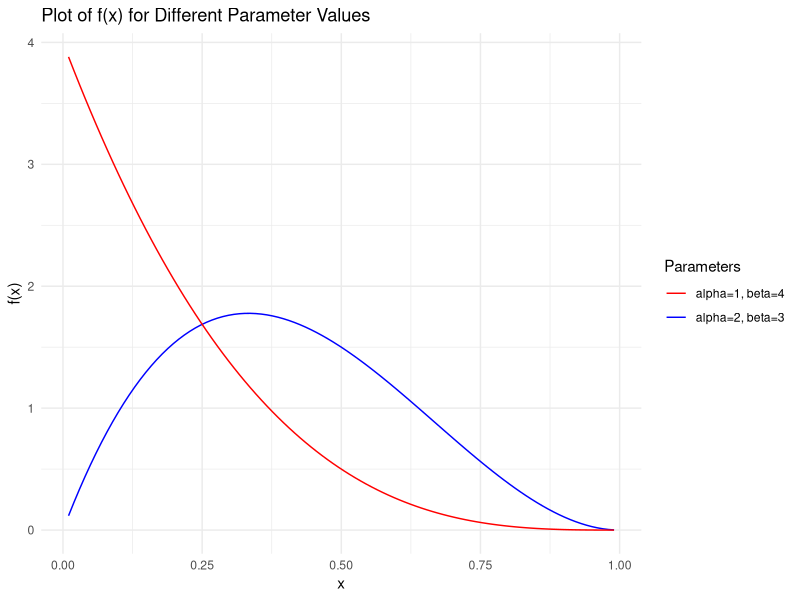

Reproduce this figure in R. (Note: this script raises an error after producing the figure.)
############## Problem 1 ###################



n_terms <- 100
result <- 0
expression <- sqrt(1 + n_terms)
for (n in n_terms:1) {
  result <- expression
  expression <- sqrt(1 + n * result)
}
cat("The result of the series up to 100 terms is:", result)











############ Problem 2 ###############



# Defining the given function f(x)
f <- function(x, a, b) {
  return ((gamma(a + b) / (gamma(a) * gamma(b))) * (x^(a - 1)) * ((1 - x)^(b - 1)))
}

# Taking any 2 values of the parameters alpha and beta 
a1 <- 2
b1 <- 3
a2 <- 1
b2 <- 4

# Defining the number of intervals for numerical integration
n <- 1000

# Perform numerical integration using the trapezoidal rule
numerical_integration <- function(f, a, b, n) {
  x <- seq(0, 1, length.out = n + 1)
  dx <- 1 / n
  integral <- 0.5 * dx * (f(x[1], a, b) + f(x[n + 1], a, b))
  integral <- integral + dx * sum(f(x[2:n], a, b))
  return(integral)
}

# Calculating the integrals
result1 <- numerical_integration(f, a1, b1, n)
result2 <- numerical_integration(f, a2, b2, n)

cat(paste("Integral for alpha=", a1, ", beta=", b1, ": ", result1, "\n"))
cat(paste("Integral for alpha=", a2, ", beta=", b2, ": ", result2, "\n"))

# Load necessary libraries for plotting
library(ggplot2)

# Generate x values
x <- seq(0.01, 0.99, length.out = 100)

# Calculate f(x) for both sets of parameters
y1 <- f(x, a1, b1)
y2 <- f(x, a2, b2)

# Create a data frame for plotting
df <- data.frame(x = x, y1 = y1, y2 = y2)

# Plot the results with legends
ggplot(df, aes(x = x)) +
  geom_line(aes(y = y1, color = "alpha=2, beta=3")) +
  geom_line(aes(y = y2, color = "alpha=1, beta=4")) +
  labs(x = "x", y = "f(x)", color = "Parameters") +
  scale_color_manual(values = c("alpha=2, beta=3" = "blue", "alpha=1, beta=4" = "red")) +
  ggtitle("Plot of f(x) for Different Parameter Values") +
  theme_minimal()










############ Problem 3 ###############



# Define the function f(x)
f <- function(x) {
  return(x*x*x - 4 * x - 9)
}

# Initial guesses
x0 <- 0
x1 <- 2

# Tolerable error
e <- 0.0001

repeat {
  # Calculate new approximated root x2
  x2 <- x0 - ((x0 - x1) * f(x0)) / (f(x0) - f(x1))
  
  # Calculate f(x0)f(x2)
  f_x0_x2 <- f(x0) * f(x2)
  
  if (f_x0_x2 < 0) {
    x0 <- x0
    x1 <- x2
  } else if (f_x0_x2 > 0) {
    x0 <- x2
    x1 <- x1
  } else {
    # Root found
    break
  }
  
  if (abs(f(x2)) <= e) {
    # Root found within tolerable error
    break
  }
}

# Display the root
cat("The root is approximately:", round(x2, 4))










################# Problem 4 ###################



library(magrittr)
library(ggplot2)
library(plotrix)
library(dplyr)
getwd()
imdb <- read.csv("imdb.csv")
is.data.frame(imdb)

names(imdb)
View(imdb)
#series by directors

new_imdb <- subset(imdb, Director=="Howard Hawks" | Director == "Joel Coen")
View(new_imdb)
#arranged according to rating
new1_imdb <-  imdb %>% arrange(IMDB_Rating)
View(new1_imdb)

new2_imdb <- imdb %>% arrange(No_of_Votes)
#top 10 voted movies
head(new2_imdb, n =10)

#arrange  the files according to released years, IMDB_Rating ,
?filter
new3_imdb <- imdb %>% arrange(Released_Year) %>% arrange(IMDB_Rating)
new4_imdb <- subset(new3_imdb, Meta_score>70)
View(new4_imdb)
#bar plot


filtered_movies <- subset(imdb, Released_Year >= 2010 & Released_Year <= 2020)

# Create the barplot
ggplot(filtered_movies, aes(x = as.factor(Released_Year))) +
  geom_bar() +
  labs(
    title = "Number of Movies Released (2010-2020)",
    x = "Release Year",
    y = "Count of Movies"
  ) 